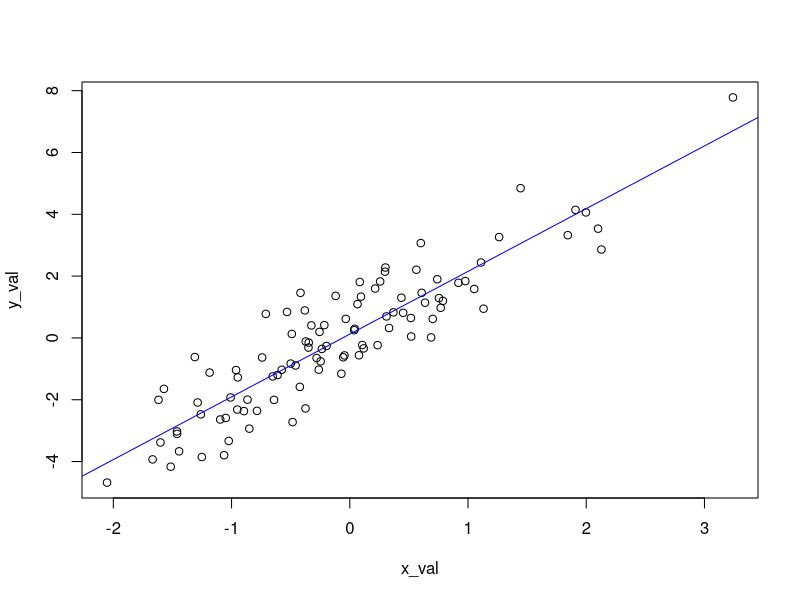

This figure's R source:
# Generate 100 random normal values
set.seed(123)
x <- rnorm(100, mean = 50, sd = 10)

# Kolmogorov-Smirnov test
ks.test(x, "pnorm", mean(x), sd(x))

# Simulated regression data
x_val <- rnorm(100)
y_val <- 2*x_val + rnorm(100)

# Linear regression model
model <- lm(y_val ~ x_val)

# Model summary
summary(model)

# Plot regression
plot(x_val, y_val)
abline(model, col="blue")
